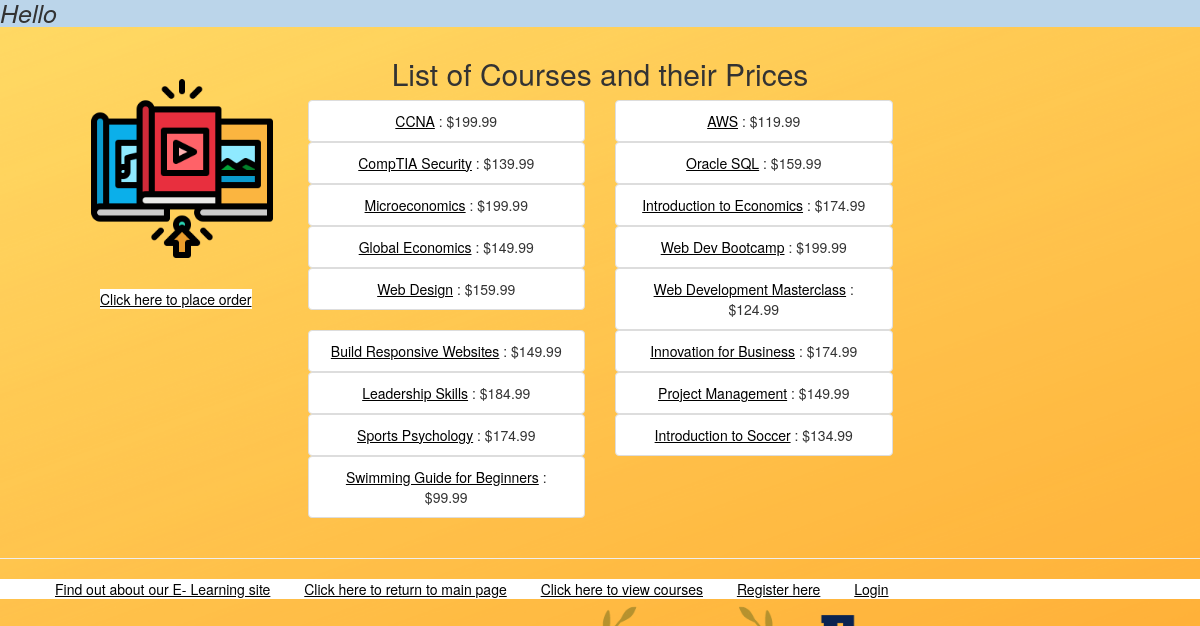
Screenshot of /myapp/courses with the database file from the repository.
### myapp/models.py (models this page shows, shortened)
class Course(models.Model):
    topic = models.ForeignKey(Topic, related_name='courses', on_delete=models.CASCADE)
    name = models.CharField(max_length=200)
    price = models.DecimalField(max_digits=10, decimal_places=2)
    for_everyone = models.BooleanField(default=True)
    description = models.TextField(max_length=300, null=True, blank=True)
    interested = models.PositiveIntegerField(default=0)
    stages = models.PositiveIntegerField(default=3)
    hours = models.IntegerField(default=10)

### myapp/views.py (the view)
# urls.py: path(r'courses', views.courses, name='courses'),
def courses(request):
    request.session.set_test_cookie()
    if request.session.test_cookie_worked():
        print("The test cookie worked!!")
        request.session.delete_test_cookie()
    courlist = Course.objects.all().order_by('id')
    return render(request, 'myapp/courses.html', {'courlist': courlist})

### myapp/templates/myapp/courses.html (shortened to what this page needs)
{% extends 'myapp/base.html'  %}
{% block body_block %}
    <div class="row">
    <div class="col-md-3">
        <img src="../static/myapp/course.png" class="loginIcon topicIcon courseIcon">
        <a href="{% url 'myapp:place_order' %}" class="orderLink">Click here to place order</a>
    </div>
   <div class="col-md-6">
    {% if courlist %}
<h2 class="centerText">List of Courses and their Prices</h2>
    <ol class="list-group list-group-flush centerText">
    <div class="row">
{% for course in courlist %}
    {% if course.id|divisibleby:"2" %}
        <div class="col-md-6">
         <li class="list-group-item">
        <a href="{% url 'myapp:course_detail' course.id %}">{{ course.name }}</a> <span>: ${{ course.price }}</span>
    </li>
        </div>
         {% else %}
        <div class="col-md-6">
         <li class="list-group-item">
        <a href="{% url 'myapp:course_detail' course.id %}">{{ course.name }}</a> <span>: ${{ course.price }}</span>
    </li>
        </div>
    {% endif %}
        {% endfor %}
        </div>
    </ol>
 {% else %}
<strong>There are no available courses!</strong>
{% endif %}
   </div>
    </div>
{% endblock %}

### myapp/static/myapp/style.css (style rules this page uses)
.background { background-image: url("20.png"); background-size: cover; background-repeat: no-repeat; background-attachment: fixed; background-position: bottom; }
a { text-decoration: underline !important; color: black !important; background: white !important; }
.loginIcon { margin-left: 85px; width: 70%; margin-top: -30px; }
.centerText { text-align: center !important; }
.topicIcon { margin-top: 33px !important; }
.courseIcon { margin-bottom: 25px; }
.orderLink { margin-left: 100px; }

### rows the page displays
Course: name "CCNA", price "199.99"
Course: name "AWS", price "119.99"
Course: name "CompTIA Security", price "139.99"
Course: name "Oracle SQL", price "159.99"
Course: name "Microeconomics", price "199.99"
Course: name "Introduction to Economics", price "174.99"
Course: name "Global Economics", price "149.99"
Course: name "Web Dev Bootcamp", price "199.99"
Course: name "Web Design", price "159.99"
Course: name "Web Development Masterclass", price "124.99"
Course: name "Build Responsive Websites", price "149.99"
Course: name "Innovation for Business", price "174.99"
Course: name "Leadership Skills", price "184.99"
Course: name "Project Management", price "149.99"
Course: name "Sports Psychology", price "174.99"
Course: name "Introduction to Soccer", price "134.99"
Course: name "Swimming Guide for Beginners", price "99.99"
